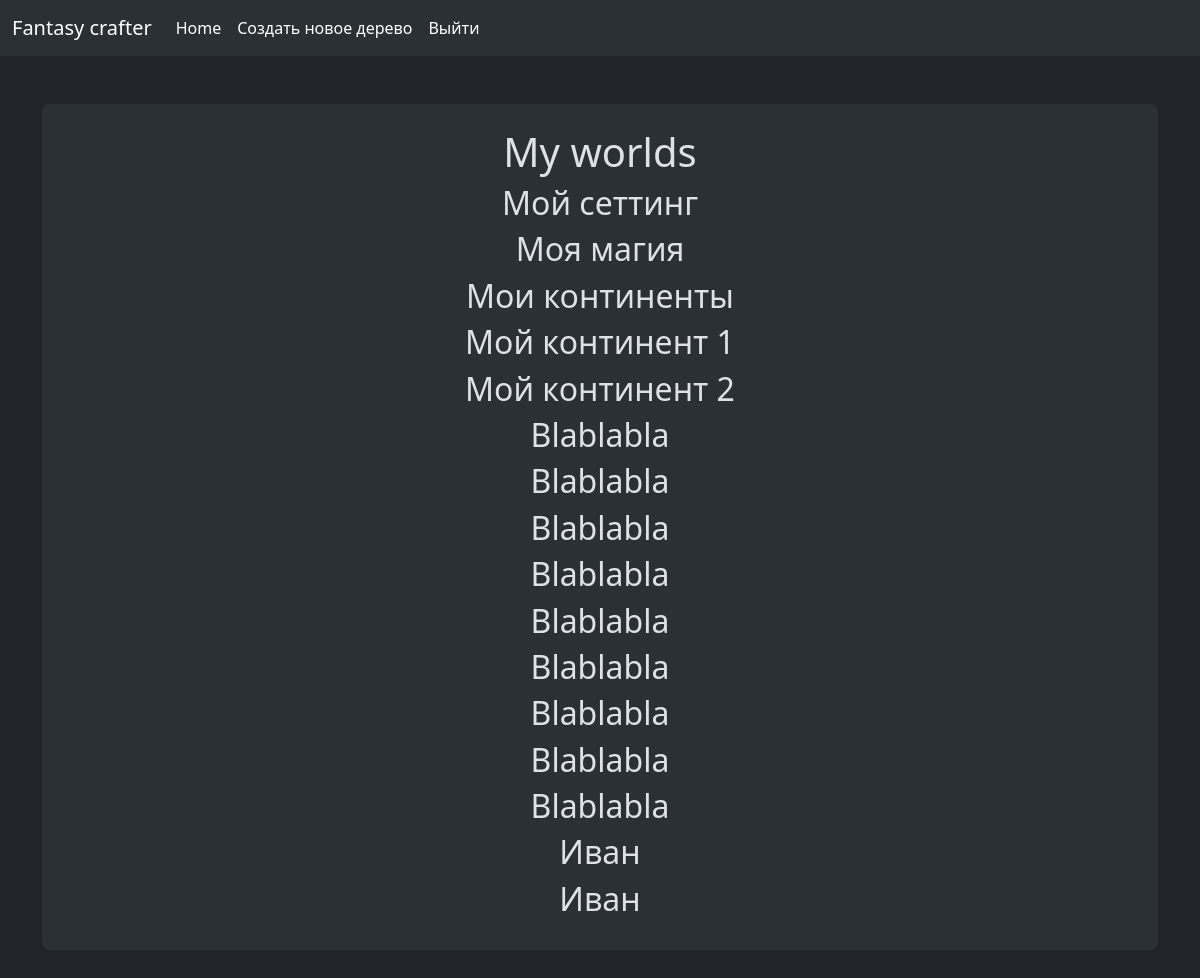
The app's page / (signed in) with its own data.
### node_manager/models.py (models this page shows)
class Nodes(models.Model):
    name = models.CharField(max_length=200)
    access_mode = models.ForeignKey(AccessModes, null=False, blank=False, on_delete=models.DO_NOTHING)
    owner = models.ForeignKey(User, null=False, blank=False, on_delete=models.DO_NOTHING, related_name='node_owner') # TODO: make "if owner changes" logic
    creator = models.ForeignKey(User, null=False, blank=False, on_delete=models.DO_NOTHING, related_name='node_creator') # TODO: make "if creator deleted" logic
    parent = models.ForeignKey('self', null=True, blank=True, on_delete=models.SET_NULL)

### node_manager/views.py (the view)
# urls.py: 2. Add a URL to urlpatterns:  path('', views.home, name='home')
def home(request):
    nodes = Nodes.objects.all()
    return render(request, "home.html", {"nodes": nodes})

### node_manager/templates/home.html
{% extends 'base_layout.html' %}
{% block content %}
    <div class="container my-5">
        <div class="p-4 text-center bg-body-tertiary rounded-3">
            <h1>My worlds</h1>
            {% for node in nodes %}
            <h2>{{ node.name }}</h2>
            {% endfor %}
        </div>
    </div>
{% endblock %}

### records on screen
Nodes: name "Мой сеттинг"
Nodes: name "Моя магия"
Nodes: name "Мои континенты"
Nodes: name "Мой континент 1"
Nodes: name "Мой континент 2"
Nodes: name "Blablabla"
Nodes: name "Blablabla"
Nodes: name "Blablabla"
Nodes: name "Blablabla"
Nodes: name "Blablabla"
Nodes: name "Blablabla"
Nodes: name "Blablabla"
Nodes: name "Blablabla"
Nodes: name "Blablabla"
Nodes: name "Иван"
Nodes: name "Иван"
